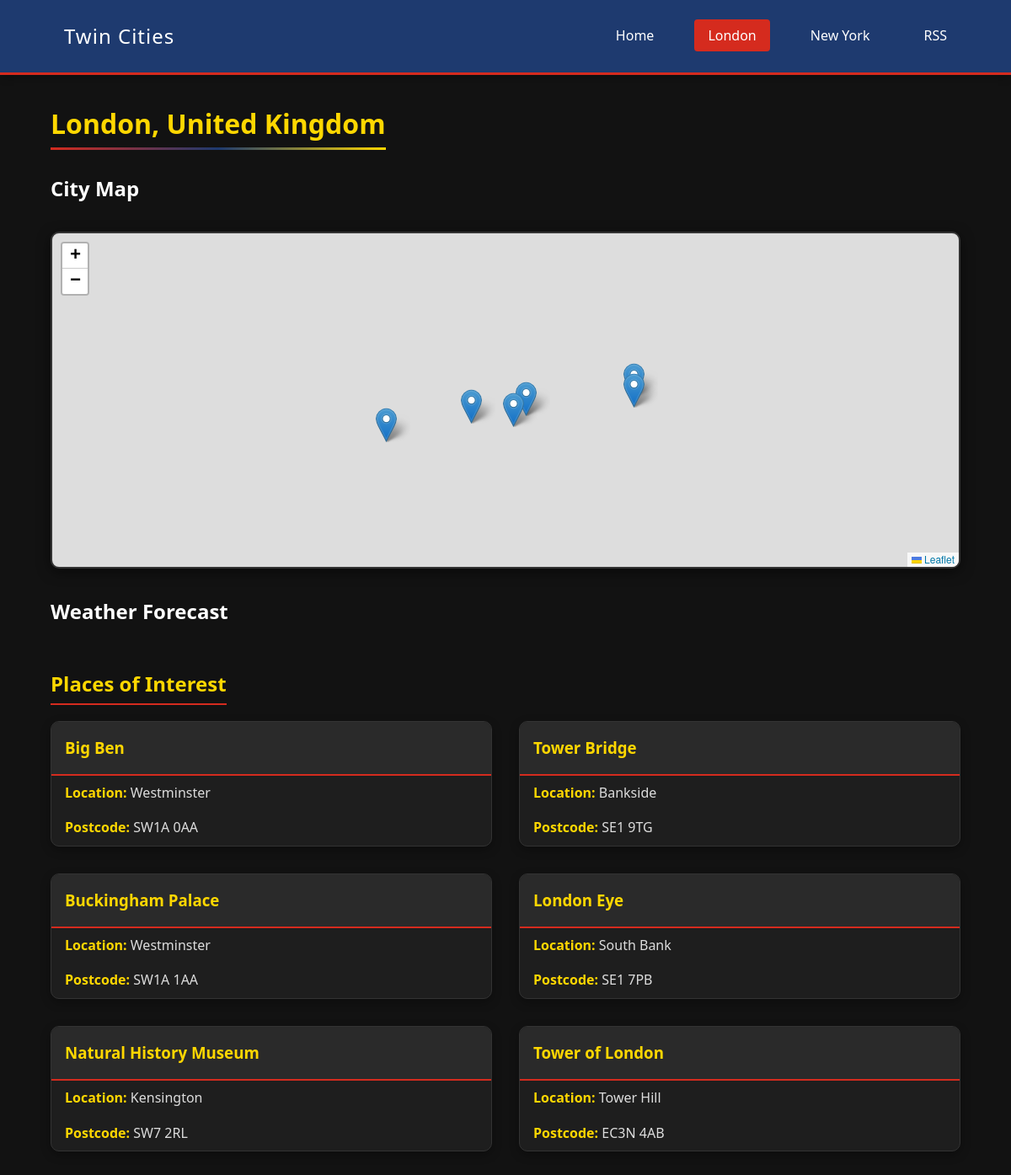
Page /Twin-Cities-Website/london.php on the committed database.
### tables this page shows
CREATE TABLE IF NOT EXISTS place_of_interest (
    Place_of_InterestID INT PRIMARY KEY AUTO_INCREMENT,
    StreetName VARCHAR(45),
    Postcode VARCHAR(15),
    NameofLocation VARCHAR(100) NOT NULL,
    Lon DECIMAL(9,6),
    Lat DECIMAL(9,6),
    Place_Description VARCHAR(250),
    City_ID INT,
    FOREIGN KEY (City_ID) REFERENCES city(City_ID) ON DELETE CASCADE
);

### Twin-Cities-Website/london.php (the view, shortened to what this page needs)
<?php
include_once 'db_connect.php';
?>
<!DOCTYPE html>
<html>
<head>
    <link rel="stylesheet" href="assets/style.css">
    <link rel="stylesheet" href="https://unpkg.com/leaflet@1.9.4/dist/leaflet.css" />
</head>
<body>
    <nav class="navbar">
        <div class="container">
            <a href="index.php" class="logo">Twin Cities</a>
            <ul class="nav-menu">
                <li><a href="index.php">Home</a></li>
                <li><a href="london.php">London</a></li>
                <li><a href="nyc.php">New York</a></li>
                <li><a href="rss.php">RSS</a></li>
            </ul>
        </div>
    </nav>
    <main class="container">
        <h1>London, United Kingdom</h1>
        <section class="maps-section">
            <h2>City Map</h2>
            <div id="city-map" class="map-container" data-lat="51.5074" data-lon="-0.1278" data-city="london"></div>
        </section>
        <section class="weather-section">
            <h2>Weather Forecast</h2>
        </section>
        <section class="places-section">
            <h2>Places of Interest</h2>
            <div class="places-grid">
                <?php if ($pdo): ?>
                    <?php
                    $places = $pdo->prepare("SELECT * FROM place_of_interest WHERE City_ID = 1");
                    $places->execute();
                    foreach ($places as $place):
                    ?>
                    <div class="place-card" onclick="toggleDetails(this)">
                        <h3><?= $place['NameofLocation'] ?></h3>
                        <p><strong>Location:</strong> <?= $place['StreetName'] ?></p>
                        <p><strong>Postcode:</strong> <?= $place['Postcode'] ?></p>
                    </div>
                    <?php endforeach; ?>
                <?php endif; ?>
            </div>
        </section>
    </main>
</body>
</html>

### Twin-Cities-Website/assets/style.css (style rules this page uses)
* { margin: 0; padding: 0; box-sizing: border-box; }
body { font-family: 'Segoe UI', Tahoma, Geneva, Verdana, sans-serif; line-height: 1.6; background-color: #121212; color: #FFFFFF; }
.container { width: 90%; max-width: 1200px; margin: 0 auto; }
.navbar { background: #1E3A6F; color: white; padding: 16px 0; border-bottom: 3px solid #D52B1E; box-shadow: 0 2px 10px rgba(0,0,0,0.3); }
.navbar .container { display: flex; justify-content: space-between; align-items: center; }
.navbar a { color: white; text-decoration: none; padding: 8px 16px; font-weight: 500; transition: all 0.3s ease; }
.nav-menu { display: flex; list-style: none; gap: 32px; margin: 0; padding: 0; }
.logo { font-size: 24px; font-weight: bold; letter-spacing: 1px; }
.map-container { height: 400px; margin: 32px 0; border-radius: 10px; border: 2px solid #333; box-shadow: 0 4px 15px rgba(0,0,0,0.5); z-index: 1; }
.weather-section { margin: 32px 0; }
.places-section { margin: 48px 0; }
.places-section h2 { color: #FFD700; margin-bottom: 24px; position: relative; display: inline-block; }
.places-section h2:after { content: ''; position: absolute; bottom: -5px; left: 0; width: 100%; height: 2px; background: #D52B1E; }
.places-grid { display: grid; grid-template-columns: repeat(auto-fill, minmax(350px, 1fr)); gap: 32px; }
.place-card { background: #1E1E1E; border: 1px solid #333; border-radius: 10px; overflow: hidden; box-shadow: 0 4px 12px rgba(0,0,0,0.3); transition: all 0.3s ease; cursor: pointer; }
.place-card h3 { background: #2A2A2A; padding: 16px; color: #FFD700; border-bottom: 2px solid #D52B1E; }
.place-card > p { padding: 8px 16px; color: #DDD; }
.place-card > p strong { color: #FFD700; }
h1, h2, h3 { color: #FFFFFF; }
h1 { color: #FFD700; margin: 32px 0; position: relative; display: inline-block; }
h1:after { content: ''; position: absolute; bottom: -5px; left: 0; width: 100%; height: 3px; background: linear-gradient(90deg, #D52B1E, #1E3A6F, #FFD700); }

### rows in the picture
place_of_interest: NameofLocation "Big Ben", StreetName "Westminster", Postcode "SW1A 0AA"
place_of_interest: NameofLocation "Tower Bridge", StreetName "Bankside", Postcode "SE1 9TG"
place_of_interest: NameofLocation "Buckingham Palace", StreetName "Westminster", Postcode "SW1A 1AA"
place_of_interest: NameofLocation "London Eye", StreetName "South Bank", Postcode "SE1 7PB"
place_of_interest: NameofLocation "Natural History Museum", StreetName "Kensington", Postcode "SW7 2RL"
place_of_interest: NameofLocation "Tower of London", StreetName "Tower Hill", Postcode "EC3N 4AB"
